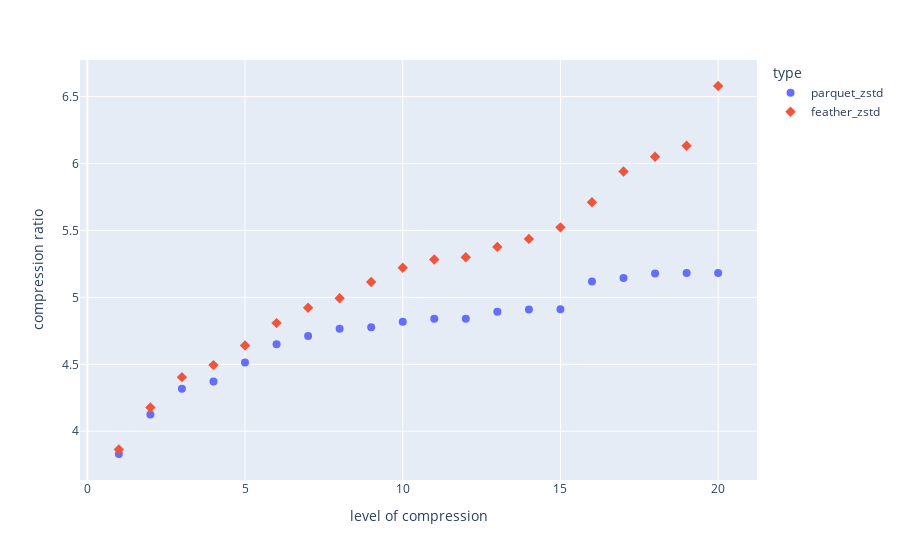

The cell this chart's notebook holds for it:
### Code cell
fig = px.scatter(feather_df, x="compression_level", y="comp_ratio", color='type',
                 hover_data=['save_time', "read_time"],
                 symbol="type",
                 labels={"comp_ratio": "compression ratio",
                         "compression_level": "level of compression"})
fig.update_traces(marker_size=8)
fig.show()
fig.write_image("./plots/pandas_ff_scatter_comp_ratio_feather.svg")

### Figure 1 — Plotly figure (JSON) as saved in the notebook; plotly's stock layout.template omitted (floating-point values rounded to 4 significant figures)
{"data": [{"customdata": [[1.72, 0.96], [2.16, 1], [2.46, 1.01], [2.55, 1.01], [4.07, 1.03], [5.71, 0.96], [6.36, 0.94], [8.06, 0.9], [8.05, 0.89], [10.36, 0.88], [13.05, 0.87], [13.02, 0.88], [30.99, 0.88], [35.57, 0.87], [37.22, 0.87], [52.61, 0.89], [62.56, 0.9], [77.92, 0.92], [86.39, 0.93], [86.36, 0.96]], "hovertemplate": "type=parquet_zstd<br>level of compression=%{x}<br>compression ratio=%{y}<br>save_time=%{customdata[0]}<br>read_time=%{customdata[1]}<extra></extra>", "legendgroup": "parquet_zstd", "marker": {"color": "#636efa", "size": 8, "symbol": "circle"}, "mode": "markers", "name": "parquet_zstd", "orientation": "v", "showlegend": true, "type": "scatter", "x": [1, 2, 3, 4, 5, 6, 7, 8, 9, 10, 11, 12, 13, 14, 15, 16, 17, 18, 19, 20], "xaxis": "x", "y": [3.83, 4.126, 4.318, 4.372, 4.513, 4.65, 4.712, 4.765, 4.777, 4.818, 4.84, 4.84, 4.892, 4.91, 4.912, 5.119, 5.145, 5.178, 5.183, 5.183], "yaxis": "y"}, {"customdata": [[1.37, 0.76], [1.93, 0.83], [2.12, 0.84], [2.19, 0.84], [3.69, 0.85], [5.29, 0.82], [6.23, 0.8], [8.04, 0.78], [8.04, 0.77], [10.94, 0.76], [15.22, 0.74], [16.66, 0.74], [43.37, 0.75], [55.02, 0.74], [91.66, 0.74], [80.08, 0.75], [125.4, 0.75], [146.7, 0.74], [182.3, 0.75], [227.2, 0.74]], "hovertemplate": "type=feather_zstd<br>level of compression=%{x}<br>compression ratio=%{y}<br>save_time=%{customdata[0]}<br>read_time=%{customdata[1]}<extra></extra>", "legendgroup": "feather_zstd", "marker": {"color": "#EF553B", "size": 8, "symbol": "diamond"}, "mode": "markers", "name": "feather_zstd", "orientation": "v", "showlegend": true, "type": "scatter", "x": [1, 2, 3, 4, 5, 6, 7, 8, 9, 10, 11, 12, 13, 14, 15, 16, 17, 18, 19, 20], "xaxis": "x", "y": [3.864, 4.177, 4.404, 4.494, 4.641, 4.808, 4.922, 4.993, 5.115, 5.221, 5.283, 5.3, 5.377, 5.437, 5.523, 5.711, 5.94, 6.051, 6.133, 6.579], "yaxis": "y"}], "layout": {"legend": {"title": {"text": "type"}, "tracegroupgap": 0}, "margin": {"t": 60}, "xaxis": {"anchor": "y", "domain": [0, 1], "title": {"text": "level of compression"}}, "yaxis": {"anchor": "x", "domain": [0, 1], "title": {"text": "compression ratio"}}}}
